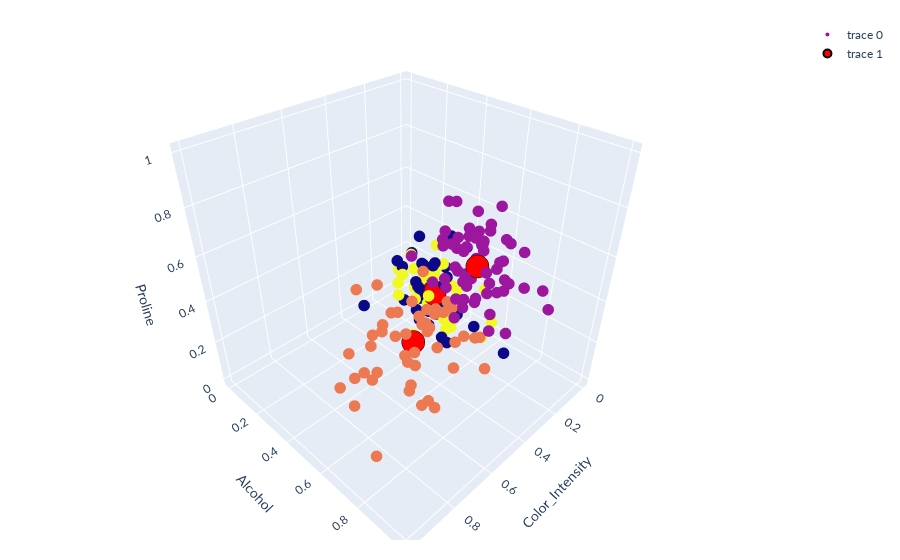

The notebook cell saved with this chart:
### Code cell
plot_3D_cluster(norm_df, kmeans_agg, 'Color_Intensity', 'Alcohol', 'Proline')

### Figure 1 — Plotly figure (JSON) as saved in the notebook; plotly's stock layout.template omitted (floating-point values rounded to 4 significant figures; data arrays with more than 128 entries replaced by an {"elided": "..."} marker saying what was removed)
{"data": [{"marker": {"color": {"elided": "178 int values"}, "size": 4}, "mode": "markers", "text": ["0", "1", "2"], "type": "scatter3d", "x": {"elided": "178 float values"}, "y": {"elided": "178 float values"}, "z": {"elided": "178 float values"}}, {"marker": {"color": "red", "line": {"color": "Black", "width": 2}}, "mode": "markers", "text": ["0", "1", "2"], "type": "scatter3d", "x": [0.157, 0.3625, 0.5219, 0.1505], "y": [0.3334, 0.7144, 0.5589, 0.3225], "z": [0.1718, 0.5975, 0.251, 0.1728]}], "layout": {"font": {"family": "Lato, sans-serif", "size": 12}, "margin": {"b": 20, "l": 20, "r": 20, "t": 20}, "scene": {"xaxis": {"title": {"text": "Color_Intensity"}}, "yaxis": {"title": {"text": "Alcohol"}}, "zaxis": {"title": {"text": "Proline"}}}, "title": {"text": ""}, "xaxis": {"title": {"text": "Color_Intensity"}}, "yaxis": {"title": {"text": "Alcohol"}}}}
